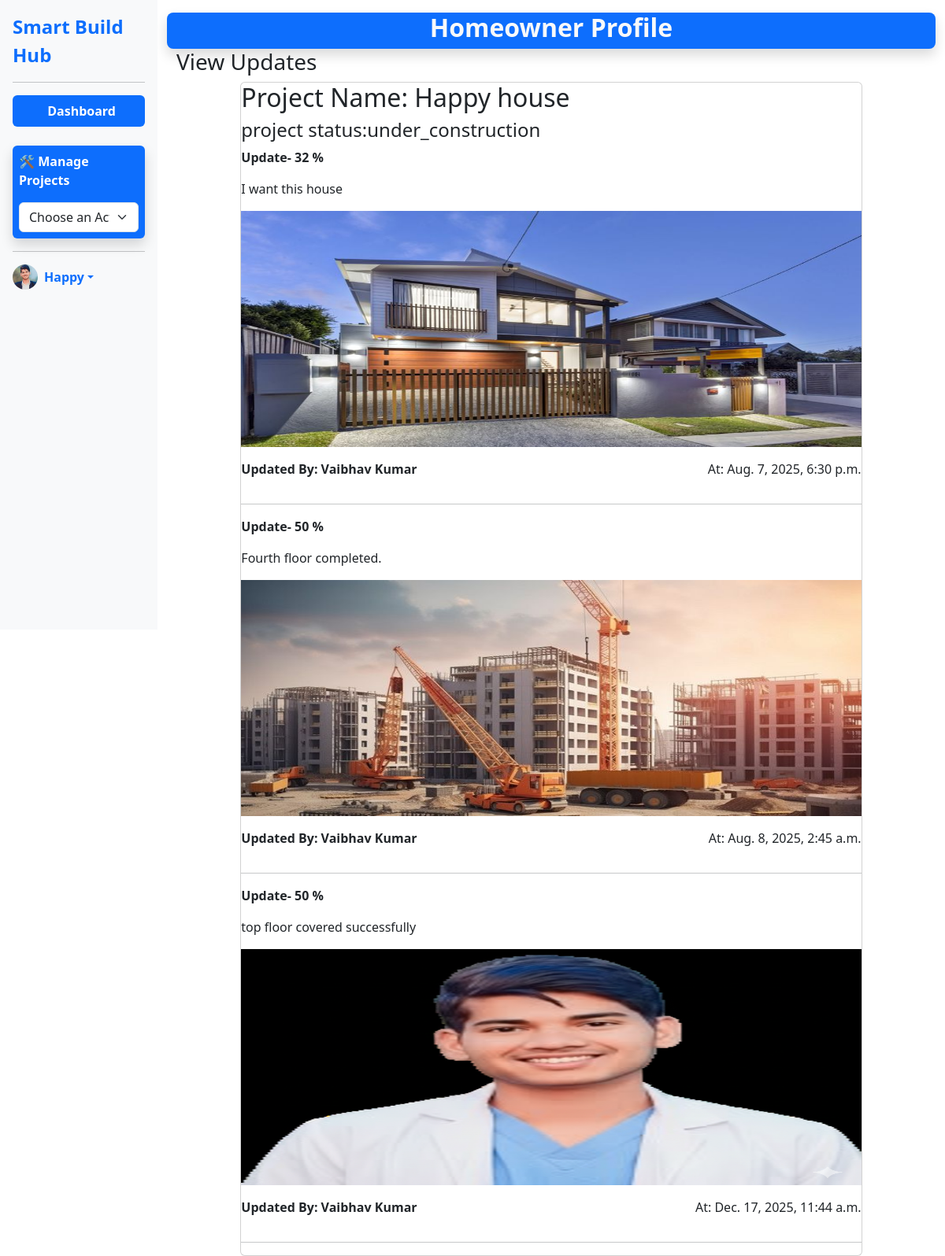
Screenshot of /homeownerapp/viewupdates/4 (signed in) with the database file from the repository.
### mainapp/models.py (models this page shows)
class userinfo(models.Model):
    name=models.CharField(max_length=100)
    email=models.EmailField(max_length=100)
    contactno=models.CharField(max_length=15)
    address=models.TextField()
    picture=models.ImageField(upload_to='profiles',blank=True)
    bio=models.TextField()
    login=models.OneToOneField(loginInfo,on_delete=models.CASCADE)

### homeownerapp/models.py (models this page shows, shortened)
class Project(models.Model):
    projectname = models.CharField(max_length=255)
    homeowner = models.ForeignKey(userinfo,on_delete=models.CASCADE,related_name='project_homeowner')
    contractor = models.ForeignKey(userinfo,on_delete=models.SET_NULL,null=True, blank=True,related_name='project_contractor')
    start_date = models.DateField(null=True, blank=True)
    end_date = models.DateField(null=True, blank=True)
    duration = models.IntegerField(help_text="Estimated number of days", null=True, blank=True)
    budget = models.DecimalField(max_digits=12, decimal_places=2)
    progress = models.PositiveIntegerField(default=0, help_text="Completion percentage")
    location = models.CharField(max_length=255, blank=True)
    status = models.CharField(
        max_length=50,
        choices=[
            ('planned', 'Planned'),
            ('designing_phase', 'Designing Phase'),
            ('awaiting_approval', 'Awaiting Approval'),
            ('under_construction', 'Under Construction'),
            ('delayed', 'Delayed'),
            ('completed', 'Completed'),
            ('cancelled', 'Cancelled'),
        ],
        default='planned'
    )
    plot_size = models.CharField(max_length=50, blank=True)
    HOUSE_TYPES = [
        ('duplex', 'Duplex'),
        ('bungalow', 'Bungalow'),
        ('villa', 'Villa'),
        ('independent_floor', 'Independent Floor'),
        ('flat', 'Modern Flat'),
    ]
    house_type = models.CharField(max_length=50, choices=HOUSE_TYPES, blank=True)
    num_floors = models.CharField(max_length=10, blank=True)
    basement = models.CharField(max_length=10, choices=[('yes', 'Yes'), ('no', 'No')], blank=True)
    PARKING_CHOICES = [
        ('yes', 'Yes'),
        ('no', 'No'),
        ('covered', 'Covered Parking'),
        ('open', 'Open Parking')
    ]
    parking_required = models.CharField(max_length=20, choices=PARKING_CHOICES, blank=True)
    bedrooms = models.CharField(max_length=10, choices=[
        ('1bhk', '1 BHK'),
        ('2bhk', '2 BHK'),
        ('3bhk', '3 BHK'),
        ('4+', '4+ BHK')
    ], blank=True)
    bathrooms = models.CharField(max_length=10, blank=True)
    kitchen_each_floor = models.CharField(max_length=10, choices=[('yes', 'Yes'), ('no', 'No')], blank=True)
    additional_rooms = models.JSONField(blank=True, null=True)
    outdoor_areas = models.JSONField(blank=True, null=True)
    MATERIAL_CHOICES = [
        ('bricks', 'Red Bricks'),
        ('aac', 'AAC Blocks'),
        ('fly_ash', 'Fly Ash Bricks'),
        ('concrete', 'Concrete Blocks'),
        ('not_sure', 'Not Sure')
    ]
    preferred_material = models.CharField(max_length=50, choices=MATERIAL_CHOICES, blank=True)
    STYLE_CHOICES = [
        ('modern', 'Modern'),
        ('traditional', 'Traditional'),
        ('contemporary', 'Contemporary'),
        ('minimalist', 'Minimalist'),
        ('not_decided', 'Not Decided')
    ]
    construction_style = models.CharField(max_length=50, choices=STYLE_CHOICES, blank=True)
    solar_panel = models.BooleanField(default=False)
    design_reference = models.URLField(blank=True, null=True)
    special_requirements = models.TextField(blank=True)
    created_at = models.DateTimeField(auto_now_add=True)
    updated_at = models.DateTimeField(auto_now=True)

### contractorapp/models.py (models this page shows, shortened)
class ProgressUpdate(models.Model):
    project = models.ForeignKey(Project, on_delete=models.CASCADE, related_name='progress_updates')
    update_text = models.TextField()
    progress_percent = models.PositiveIntegerField()
    image = models.ImageField(upload_to='progress_images/', null=True, blank=True)
    updated_by = models.ForeignKey(userinfo, on_delete=models.SET_NULL, null=True)
    timestamp = models.DateTimeField(auto_now_add=True)

### homeownerapp/views.py (the view)
# urls.py: path('viewupdates/<id>',views.viewupdates,name='viewupdates'),
def viewupdates(request, id):
    if 'homeownerid' not in request.session:
        messages.error(request, "You are not logged In")
        return redirect('login')
    homeownerid = request.session.get('homeownerid')
    homeowner = userinfo.objects.filter(email=homeownerid).first()
    project = Project.objects.filter(id=id).first()  # use .first() to get a single object
    if not project:
        messages.error(request, "Project not found.")
        return redirect('runninghomeownerproject')  # or another appropriate page
    updates = ProgressUpdate.objects.filter(project=project)
    context = {
        'name': homeowner.name,
        'homeownerid': homeownerid,
        'project': project,
        'updates': updates,
    }
    return render(request, 'viewupdates.html', context)

### homeownerapp/templates/viewupdates.html (shortened to what this page needs)
{% extends 'homeownerbase.html' %}
{% block main %}
<!DOCTYPE html>
<html lang="en">
<head>
</head>
<body>
    <h3>View Updates</h3>
    <div class="row">
        <div class="col-sm-10 mx-auto">
            <div class="card">
                <h2> Project Name: {{project.projectname}}</h2>
                <h4>
                    project status:{{project.status}}
                </h4>
                {% if updates %}
                {% for u in updates %}
                <p class="fw-semibold">Update- {{u.progress_percent}} %</p>
                <p>
                    {{u.update_text}}
                </p>
                {% if u.image %}
                <img src="{{u.image.url}}" alt="Image" height="300" />
                {% else %}
                <p>No Image</p>
                {% endif %}
                <p class="mt-3">
                    <span class="fw-semibold">Updated By: {{u.updated_by.name}}</span>
                    <span class="float-end">At: {{u.timestamp}}</span>
                </p>
                <hr>
                {% endfor %}
                {% else %}
                <p>No update available</p>
                {% endif %}
            </div>
        </div>
    </div>
</body>
</html>
{% endblock %}

### homeownerapp/templates/homeownerbase.html (shortened to what this page needs)
{% load static %}
<!DOCTYPE html>
<html lang="en">
<head>
    <link href="https://cdn.jsdelivr.net/npm/bootstrap@5.3.0/dist/css/bootstrap.min.css" rel="stylesheet">
</head>
<body>
    <div class="container-fluid">
        <div class="row">
            <div class="col-md-3 col-lg-2 sidebar p-0">
                <div class="d-flex flex-column flex-shrink-0 p-3 fw-semibold">
                    <a href="/" class="d-flex align-items-center mb-3 mb-md-0 me-md-auto text-decoration-none">
                        <span class="fs-4">Smart Build Hub</span>
                    </a>
                    <hr>
                    <ul class="nav nav-pills flex-column mb-auto">
                        <li class="nav-item">
                            <a href="#" class="nav-link active" aria-current="page">
                                <svg class="bi me-2" width="16" height="16">
                                    <use xlink:href="#home" />
                                </svg>
                                Dashboard
                            </a>
                        </li>
                        <li class="mt-4 bg-primary shadow border-3 p-2 rounded">
                            <label for="project-nav" class="form-label text-white fw-bold">🛠 Manage Projects</label>
                            <select id="project-nav" class="form-select mt-2"
                                onchange="if(this.value) window.location.href=this.value;">
                                <option selected disabled>Choose an Action</option>
                            </select>
                        </li>
                    </ul>
                    <hr>
                    <div class="dropdown">
                        <a href="#" class="d-flex align-items-center text-decoration-none dropdown-toggle"
                            id="dropdownUser1" data-bs-toggle="dropdown" aria-expanded="false">
                            <img src="{% static 'img/thevaibhav.jpg' %}"
                                alt="Profile picture of contractor" width="32" height="32" class="rounded-circle me-2">
                            <strong>{{name}}</strong>
                        </a>
                    </div>
                </div>
            </div>
            <div class="col-md-9 col-lg-10 ms-sm-auto px-4">
                <div class="row">
                    <div class="col-sm-12 text-center mt-3 bg-primary shadow rounded-3 text-light">
                        <h2><b>Homeowner Profile</b></h2>
                    </div>
                </div>
                {% block main %}{% endblock %}
            </div>
        </div>
    </div>
</body>
</html>

### homeownerapp/templates/homeownerbase.html (style rules this page uses)
.sidebar { background-color: #f8f9fa; height: 100vh; position: sticky; top: 0; }

### rows the page displays
userinfo: name "Happy"
Project: projectname "Happy house", status "under_construction"
ProgressUpdate: progress_percent "32", update_text "I want this house", image (picture), updated_by.name "Vaibhav Kumar", timestamp "Aug. 7, 2025, 6:30 p.m."
ProgressUpdate: progress_percent "50", update_text "Fourth floor completed.", image (picture), updated_by.name "Vaibhav Kumar", timestamp "Aug. 8, 2025, 2:45 a.m."
ProgressUpdate: progress_percent "50", update_text "top floor covered successfully", image (picture), updated_by.name "Vaibhav Kumar", timestamp "Dec. 17, 2025, 11:44 a.m."
